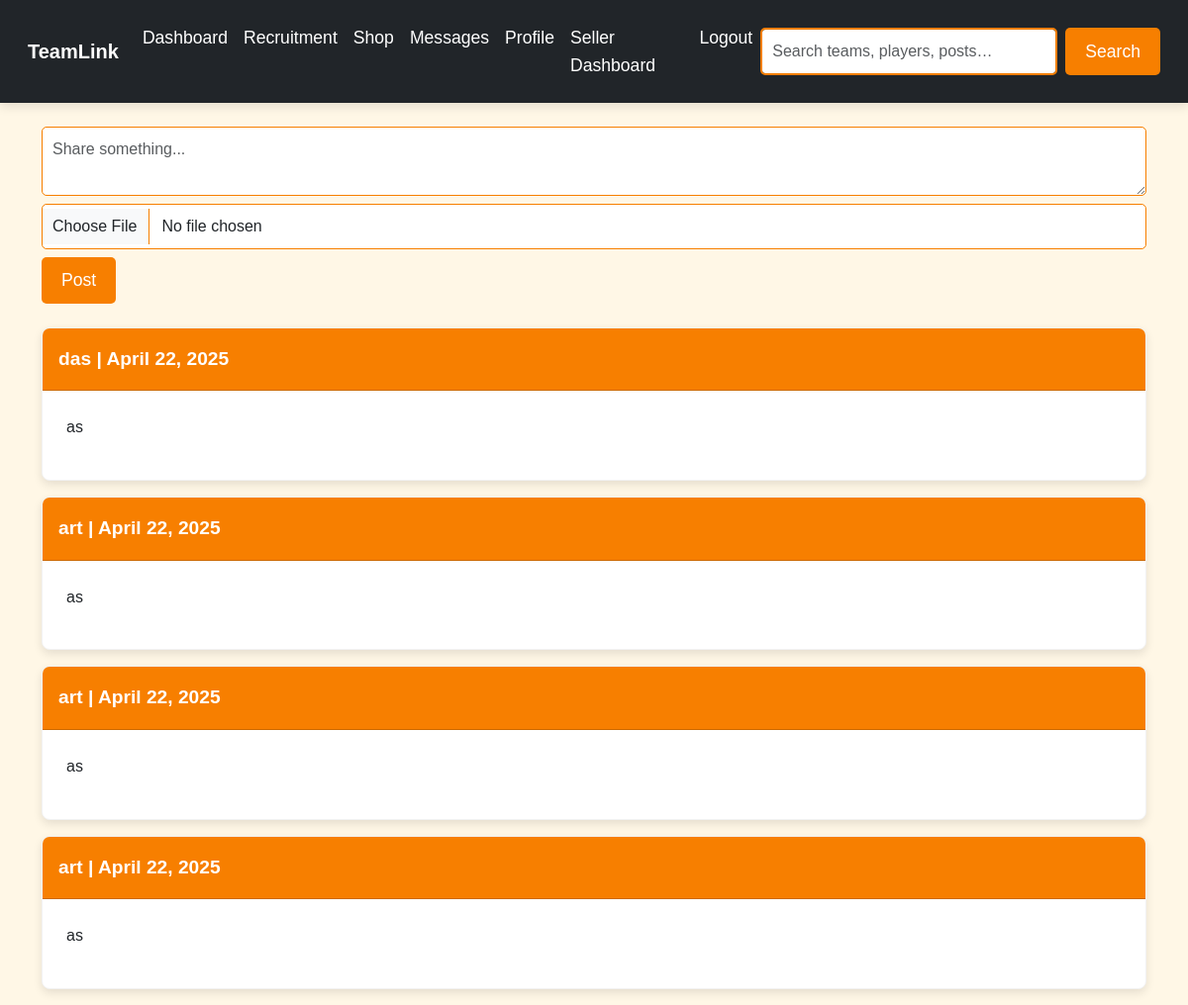
Screenshot of /feed.php (signed in) with the database file from the repository.
### tables this page shows
CREATE TABLE `posts` (
  `id` int(11) NOT NULL,
  `user_id` int(11) NOT NULL,
  `content` text DEFAULT NULL,
  `image` varchar(255) DEFAULT NULL,
  `created_at` timestamp NOT NULL DEFAULT current_timestamp()
);

CREATE TABLE `users` (
  `id` int(11) NOT NULL,
  `username` varchar(50) NOT NULL,
  `email` varchar(100) NOT NULL,
  `password` varchar(255) NOT NULL,
  `role` enum('player','coach','fan','admin') DEFAULT 'player',
  `created_at` timestamp NOT NULL DEFAULT current_timestamp(),
  `bio` text DEFAULT NULL,
  `profile_picture` varchar(255) DEFAULT 'default.png'
);

### feed.php (the view, shortened to what this page needs)
<?php
include 'includes/db.php';
?>
<!DOCTYPE html>
<html>
<head>
  <link rel="stylesheet" href="https://cdn.jsdelivr.net/npm/bootstrap@5.3.3/dist/css/bootstrap.min.css">
</head>
<body>
<?php include 'includes/header.php'; ?>
<div class="container mt-4">
  <form method="POST" enctype="multipart/form-data" class="mb-4">
    <textarea name="content" class="form-control mb-2" placeholder="Share something..." required></textarea>
    <input type="file" name="image" class="form-control mb-2">
    <button type="submit" name="post" class="btn btn-primary">Post</button>
  </form>
  <?php
  $result = $conn->query("SELECT posts.*, users.username FROM posts JOIN users ON posts.user_id = users.id ORDER BY posts.created_at DESC");
  while ($post = $result->fetch_assoc()):
  ?>
    <div class="card mb-3">
      <div class="card-header">
        <strong><?= $post['username'] ?></strong> | <?= date('F j, Y', strtotime($post['created_at'])) ?>
      </div>
      <div class="card-body">
        <p><?= htmlspecialchars($post['content']) ?></p>
      </div>
    </div>
  <?php endwhile; ?>
</div>
</body>
</html>

### css/styles.css (style rules this page uses)
* { margin: 0; padding: 0; box-sizing: border-box; }
body { font-family: Arial, sans-serif; background-color: #fff7e6; color: #333; line-height: 1.6; }
.btn { background-color: #f77f00; color: white; border: none; padding: 10px 20px; border-radius: 5px; font-size: 1.1rem; transition: background-color 0.3s ease; }
.form-control { border-radius: 5px; border: 1px solid #f77f00; padding: 10px; font-size: 1rem; }
.card { background-color: #fff; border-radius: 8px; box-shadow: 0 4px 10px rgba(0, 0, 0, 0.1); overflow: hidden; border: 1px solid #f2f2f2; }
.card-header { background-color: #f77f00; color: white; font-weight: bold; padding: 1rem; font-size: 1.2rem; }
.card-body { padding: 1.5rem; }

### rows the page displays
posts: user.username "das", created_at "April 22, 2025", content "as"
posts: user.username "art", created_at "April 22, 2025", content "as"
posts: user.username "art", created_at "April 22, 2025", content "as"
posts: user.username "art", created_at "April 22, 2025", content "as"
